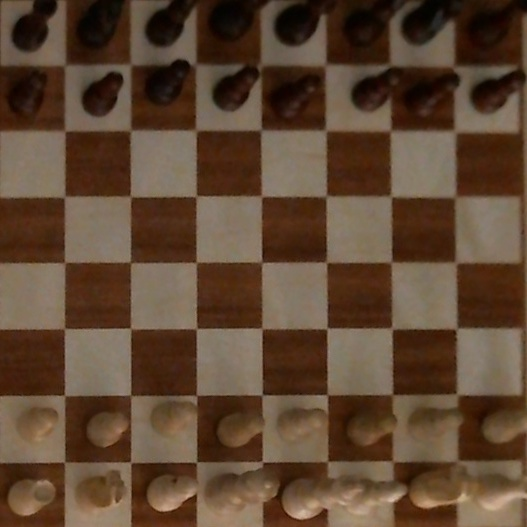
#> input picture testMedia/chessBoard012.jpg, 527 x 527 px
$ python histogram.py
#> lines starting #> are read from the running program, lines starting #| are printed output that depends on the picture
# see:
# https://www.bogotobogo.com/python/OpenCV_Python/python_opencv3_image_histogram_calcHist.php
# https://giusedroid.blogspot.com/2015/04/using-python-and-k-means-in-hsv-color.html

import cv2
import numpy as np
from matplotlib import pyplot as plt
import sys

def plotChannel(hsv, channel, col, rows, plotNum, title):
    cImg = hsv[:, :, channel]
    plt.subplot(rows, col, plotNum)
    plt.hist(np.ndarray.flatten(cImg), bins=256)
    plt.title(title)

def main(argv):
    default_file = '../../testMedia/chessBoard012.jpg'
    filename = argv[0] if len(argv) > 0 else default_file
    image = cv2.imread(filename)
#> image is the input picture: shape (527, 527, 3); mean B, G, R 51.1, 70.5, 94.1
    cv2.imshow('chessboard', image)
    # refresh
    cv2.waitKey(10)
    hsv = cv2.cvtColor(image, cv2.COLOR_BGR2HSV)
#> hsv: shape (527, 527, 3); mean H, S, V 13.8, 138, 94.1
    plt.figure(figsize=(10, 8))
    plt.suptitle('HSV Histogramm', fontsize=16)
    plotChannel(hsv, 0, 1, 4, 2, 'Hue')
#> in plotChannel, `cImg = hsv[:, :, channel]`:
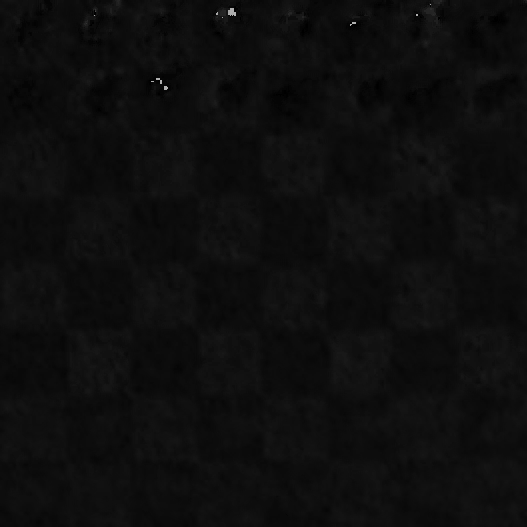
#> cImg: shape (527, 527); min 0, max 177, mean 13.8
    plt.subplots_adjust(hspace=.5)
    plotChannel(hsv, 1, 1, 4, 3, 'Saturation')
#> call 2 of plotChannel, with channel = 1, col = 1, rows = 4, plotNum = 3, title = 'Saturation'
#> in plotChannel (call 2), `cImg = hsv[:, :, channel]`:
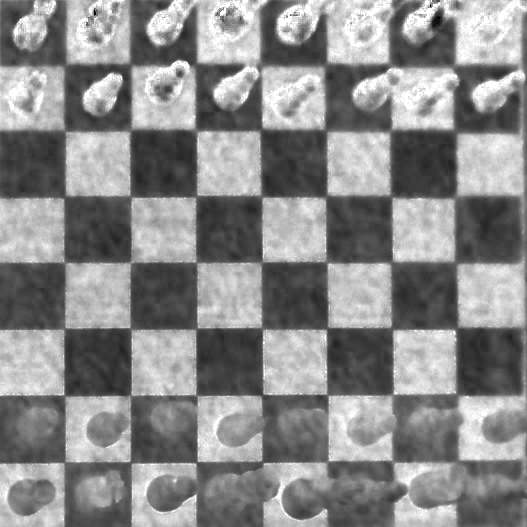
#> cImg: shape (527, 527); min 0, max 255, mean 138
    plotChannel(hsv, 2, 1, 4, 4, 'Luminosity Value')
#> call 3 of plotChannel, with channel = 2, col = 1, rows = 4, plotNum = 4, title = 'Luminosity Value'
#> in plotChannel (call 3), `cImg = hsv[:, :, channel]`:
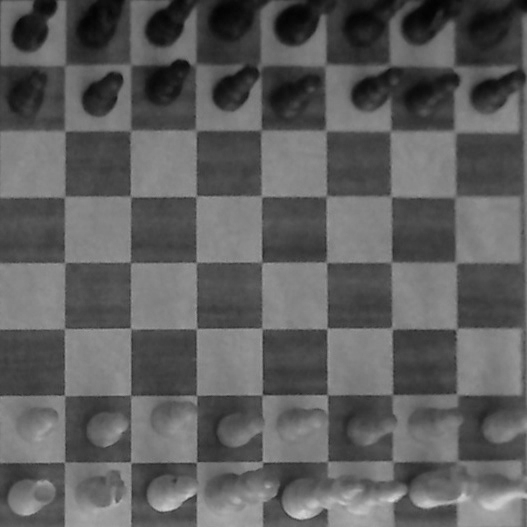
#> cImg: shape (527, 527); min 3, max 216, mean 94.1
    fig = plt.figure(1)
    fig.canvas.set_window_title('Histogramm for %s' % (filename))
    plt.show()
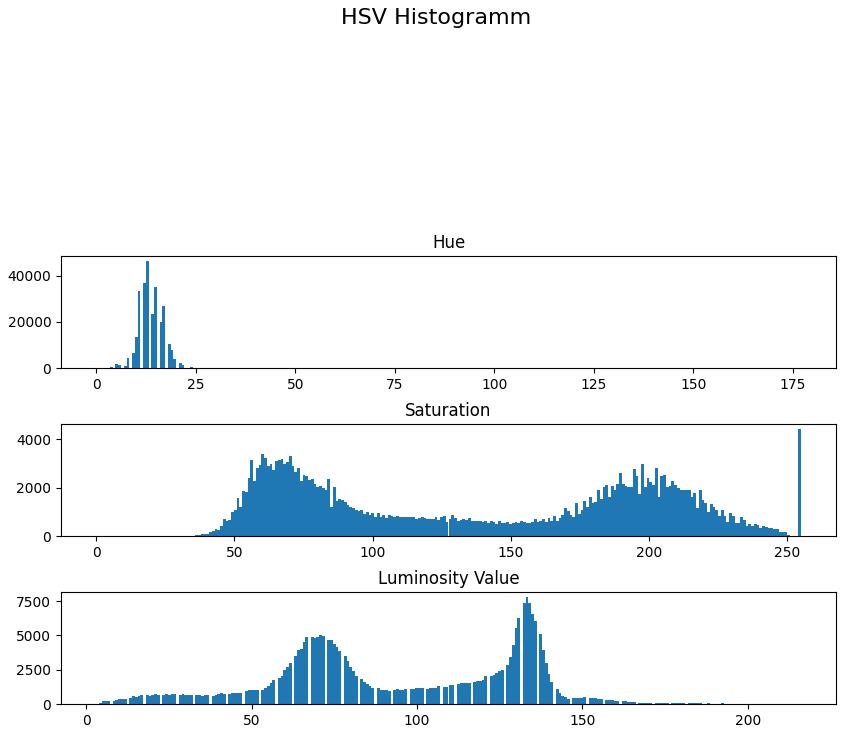
#> figure drawn by matplotlib, 3 panels; panel 1: tallest bar 46358 high, from x = 12.45 to 13.14; panel 2: tallest bar 4415 high, from x = 254 to 255; panel 3: tallest bar 7783 high, from x = 132.8 to 133.6
    cv2.destroyAllWindows()
    return 0


if __name__ == "__main__":
    main(sys.argv[1:])

$ run again, with testMedia/chessBoard001.jpg copied over testMedia/chessBoard012.jpg
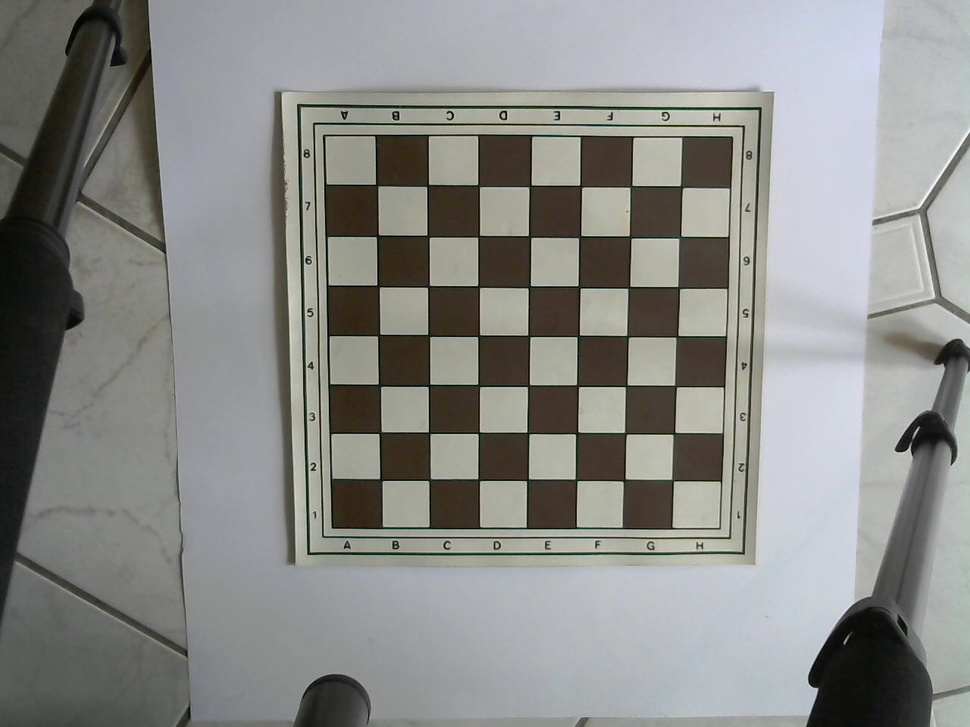
#> input picture testMedia/chessBoard001.jpg, 970 x 727 px, shrunk from 1280 x 960 before the run
#> in main, image is the input picture: shape (727, 970, 3); mean B, G, R 136, 138.5, 137.9
#> hsv: shape (727, 970, 3); mean H, S, V 63.2, 26.4, 142.4
#> in plotChannel (call 2), `cImg = hsv[:, :, channel]`:
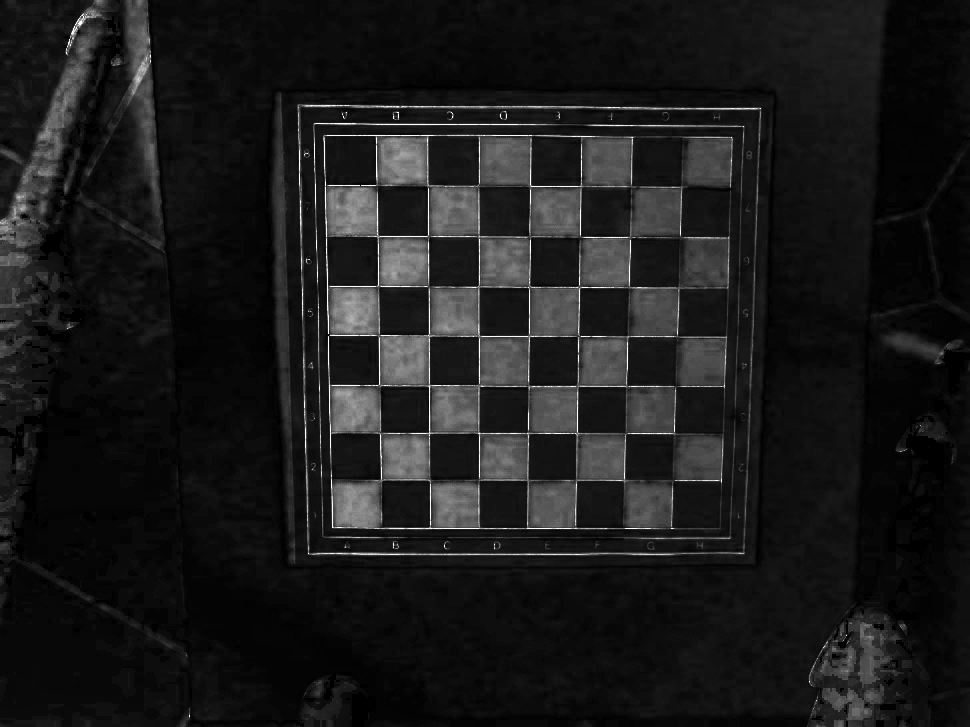
#> cImg: shape (727, 970); min 0, max 255, mean 26.4
#> in main, `plt.show()`:
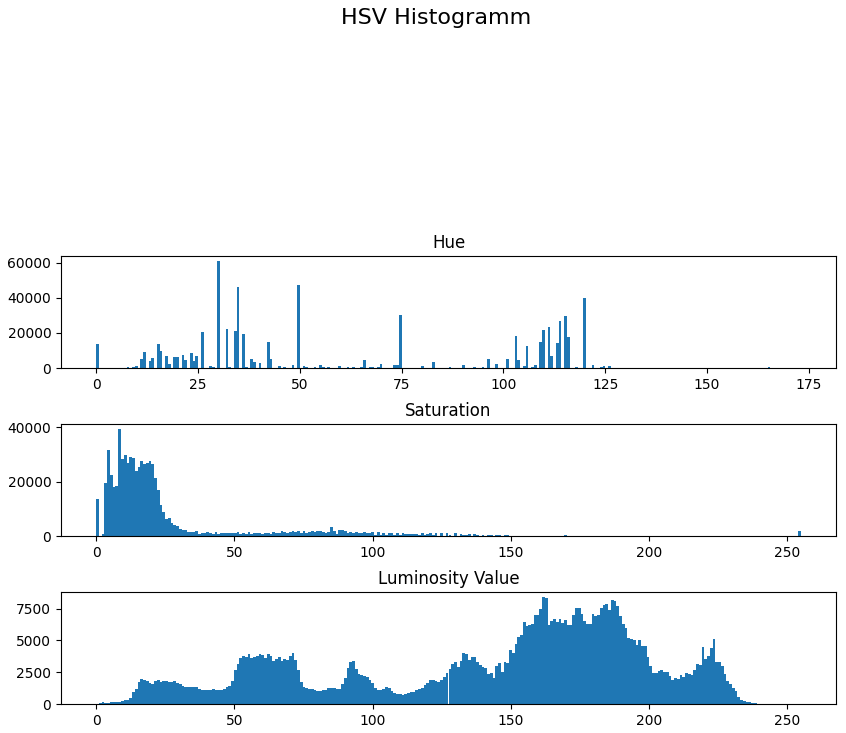
#> figure drawn by matplotlib, 3 panels; panel 1: tallest bar 60925 high, from x = 29.73 to 30.41; panel 2: tallest bar 39151 high, from x = 7.97 to 8.96; panel 3: tallest bar 8383 high, from x = 161.4 to 162.4

$ run again, with testMedia/chessBoard002.jpg copied over testMedia/chessBoard012.jpg
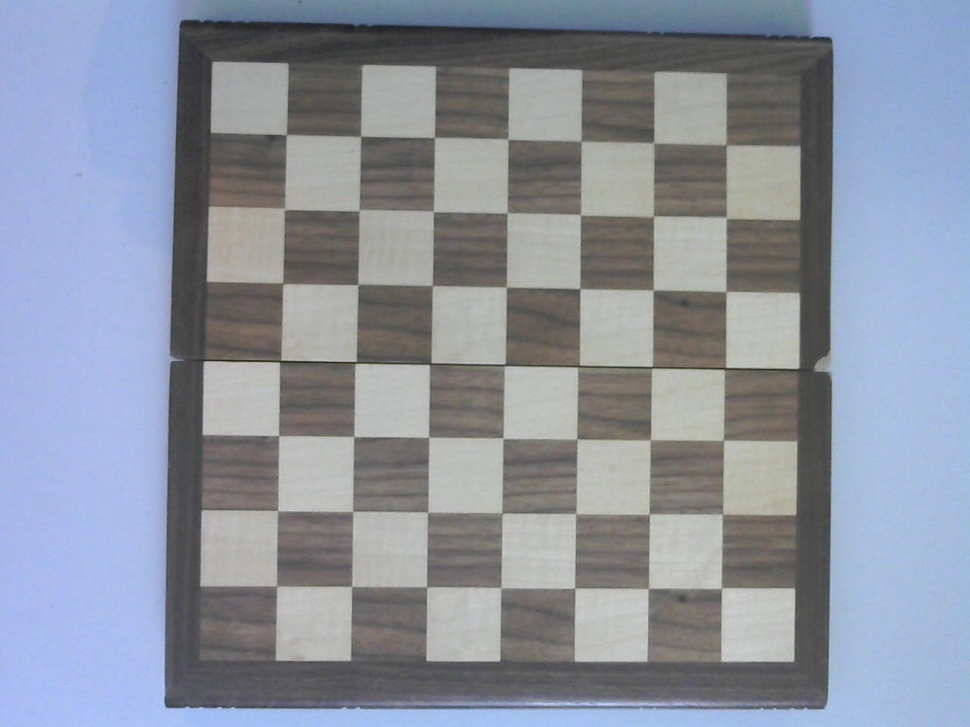
#> input picture testMedia/chessBoard002.jpg, 970 x 727 px, shrunk from 1280 x 960 before the run
#> in main, image is the input picture: shape (727, 970, 3); mean B, G, R 159.5, 146.6, 140
#> hsv: shape (727, 970, 3); mean H, S, V 68.7, 35.4, 163.2
#> in plotChannel (call 3), `cImg = hsv[:, :, channel]`:
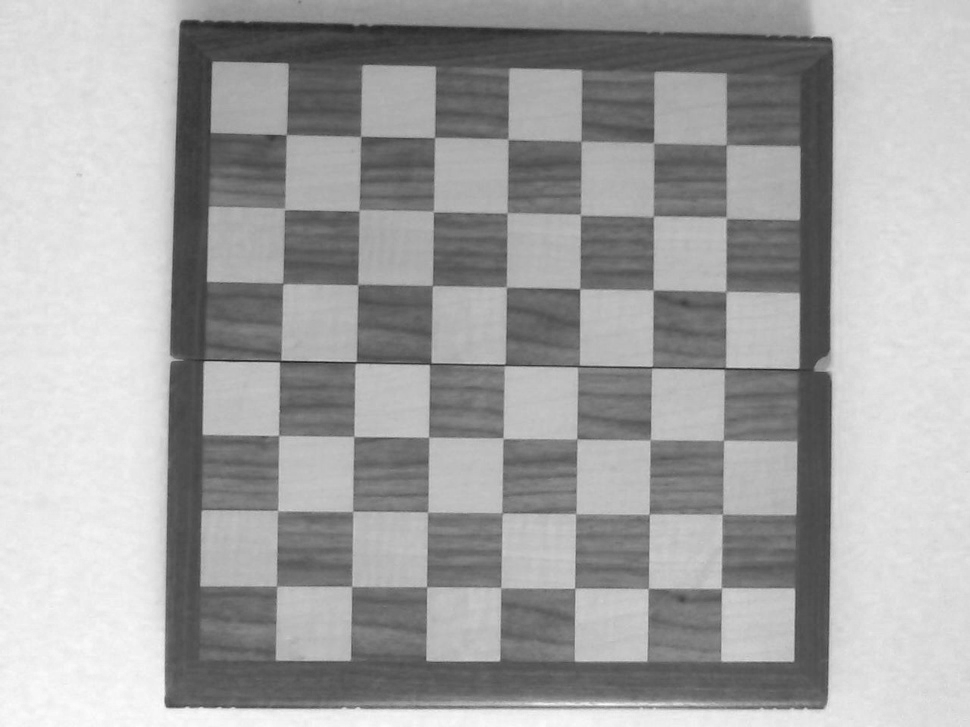
#> cImg: shape (727, 970); min 27, max 252, mean 163.2
#> in main, `plt.show()`:
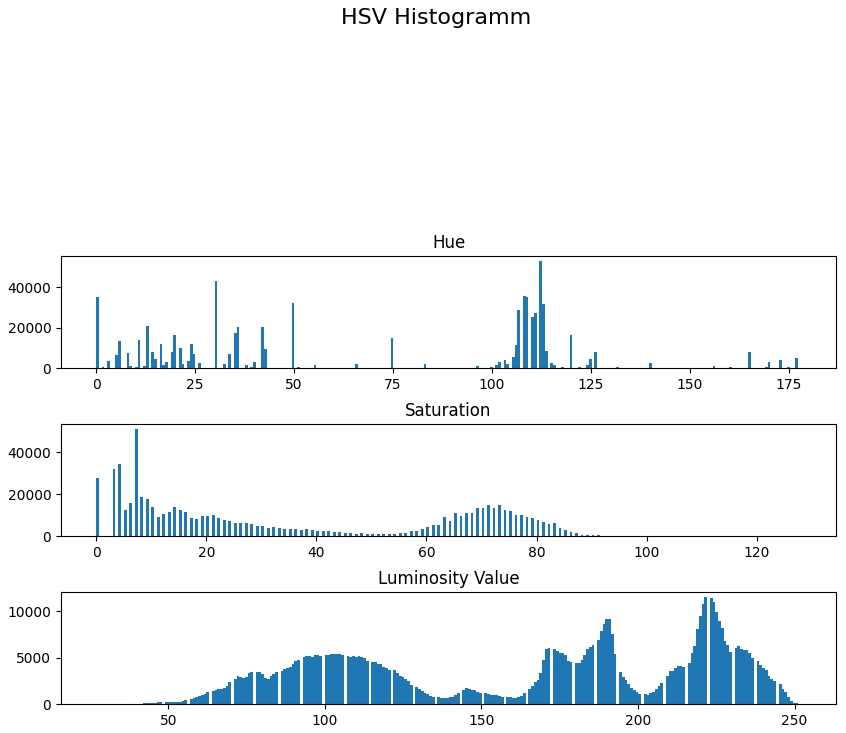
#> figure drawn by matplotlib, 3 panels; panel 1: tallest bar 52728 high, from x = 111.9 to 112.6; panel 2: tallest bar 50962 high, from x = 7 to 7.5; panel 3: tallest bar 11525 high, from x = 221.2 to 222.1

$ run again, with testMedia/chessBoard003.jpg copied over testMedia/chessBoard012.jpg
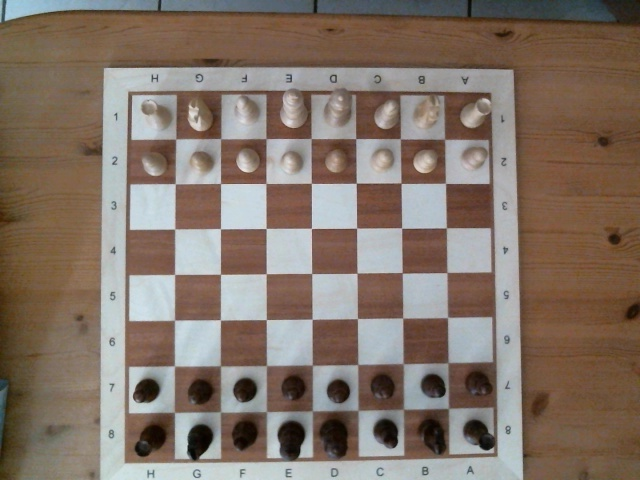
#> input picture testMedia/chessBoard003.jpg, 640 x 480 px
#> in main, image is the input picture: shape (480, 640, 3); mean B, G, R 104.3, 115.6, 130.6
#> hsv: shape (480, 640, 3); mean H, S, V 37.9, 74.8, 134
#> in plotChannel (call 3), `cImg = hsv[:, :, channel]`:
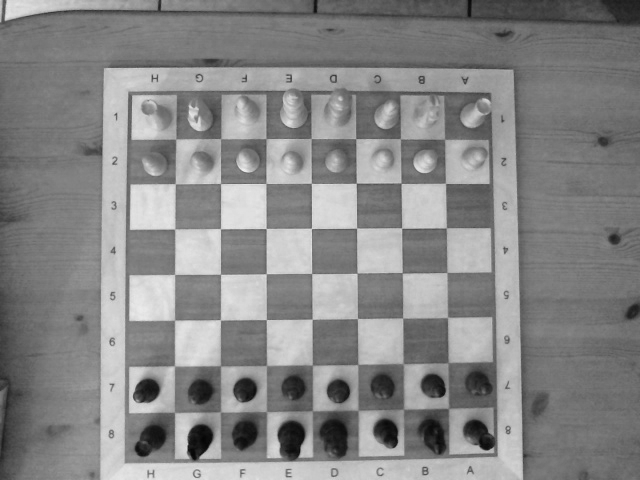
#> cImg: shape (480, 640); min 4, max 240, mean 134
#> in main, `plt.show()`:
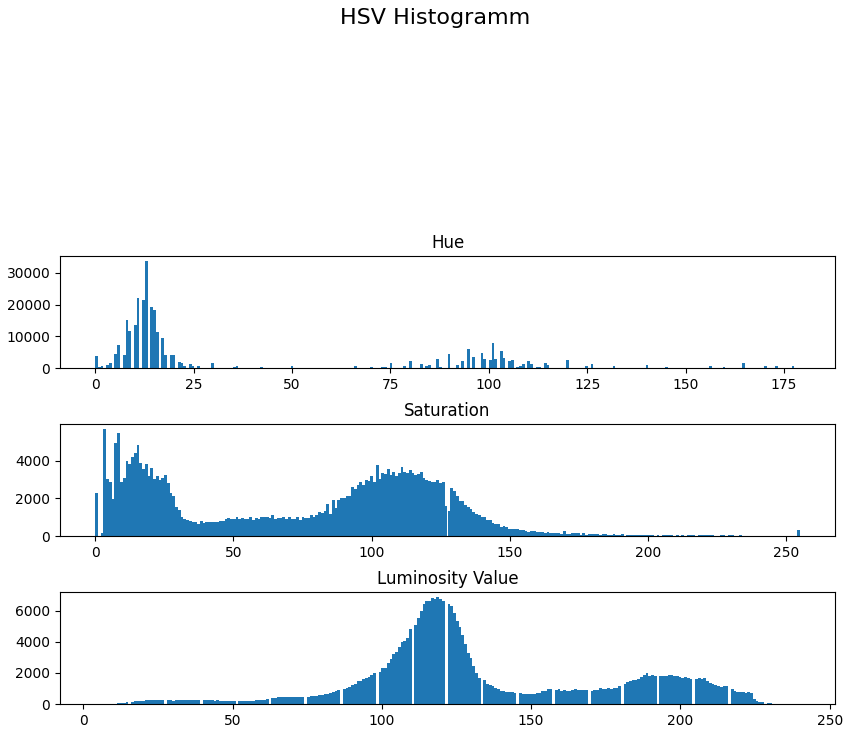
#> figure drawn by matplotlib, 3 panels; panel 1: tallest bar 33646 high, from x = 12.59 to 13.29; panel 2: tallest bar 5665 high, from x = 2.99 to 3.98; panel 3: tallest bar 6846 high, from x = 118.3 to 119.2
